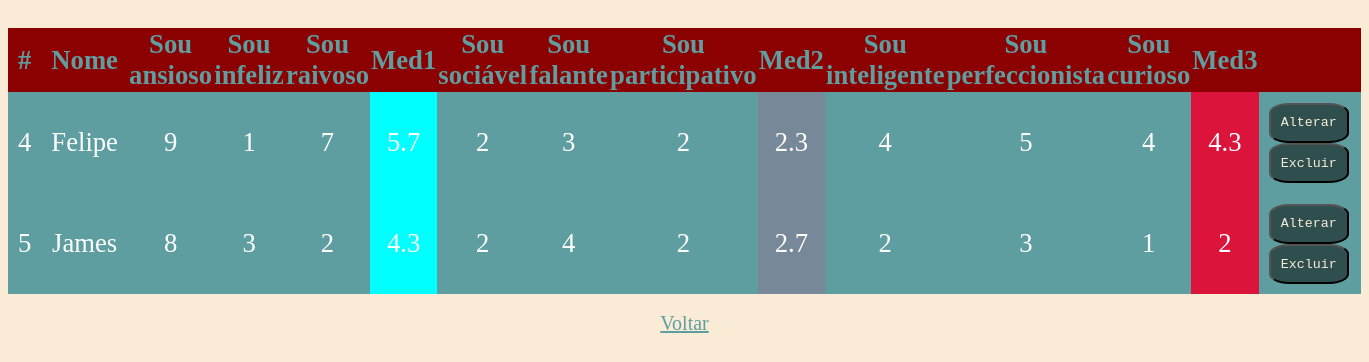
The page /view/formListarQuestionario.php on the database its author committed.
### tables this page shows
CREATE TABLE `questionario` (
  `idquestionario` int(11) NOT NULL,
  `questao1` int(11) DEFAULT NULL,
  `questao2` int(11) DEFAULT NULL,
  `questao3` int(11) DEFAULT NULL,
  `questao4` int(11) DEFAULT NULL,
  `questao5` int(11) DEFAULT NULL,
  `questao6` int(11) DEFAULT NULL,
  `questao7` int(11) DEFAULT NULL,
  `questao8` int(11) DEFAULT NULL,
  `questao9` int(11) DEFAULT NULL,
  `cadastro_idcadastro` int(11) NOT NULL
);

CREATE TABLE `cadastro` (
  `idcadastro` int(11) NOT NULL,
  `nome` varchar(45) DEFAULT NULL,
  `idade` varchar(45) DEFAULT NULL,
  `genero` varchar(45) DEFAULT NULL
);

### controller/QuestionarioController.php (called while the page is built, shortened)
<?php
class QuestionarioController{
    public static function listarQuestionarios(){
        include_once '../model/QuestionarioModel.php';
        $model=new QuestionarioModel(null,null,null,null,null,null,null,null,null,null,null);
        return $model->listarQuestionarios();
    }
}
?>

### model/QuestionarioModel.php (called while the page is built, shortened)
<?php
class QuestionarioModel{
    public function listarQuestionarios(){
        include '../dao/QuestionarioDAO.php';
        $dao=new QuestionarioDAO(null);
        return $dao->listarQuestionarios();
    }
}
?>

### DAO/QuestionarioDAO.php (called while the page is built, shortened)
<?php
class QuestionarioDAO{
    public function listarQuestionarios(){
        include_once 'Conexao.php';
        $conex=new Conexao();
        $conex->fazConexao();
        $sql="SELECT * FROM questionario ORDER BY cadastro_idcadastro";
        return $conex->conn->query($sql);
    }
}
?>

### DAO/Conexao.php (called while the page is built)
<?php
class Conexao{
    private $host='localhost:3306';
    private $db_name='personality';
    private $username='root';
    private $password='';
    public $conn;
    public function fazConexao(){
        try{
            $this->conn=new PDO("mysql:host={$this->host};dbname={$this->db_name}",
                $this->username,$this->password);
            $this->conn->setAttribute(PDO::ATTR_ERRMODE,PDO::ERRMODE_EXCEPTION);
        }
        catch(PDOException $e){
            echo "Erro de Conexao: ".$e->getMessage();
        }
        return $this->conn;
    }
}
?>

### controller/CadastroController.php (called while the page is built, shortened)
<?php
class CadastroController{
    public static function resgataPorIDSub($idCadastro){
        include_once '../model/CadastroModel.php';
        $model=new CadastroModel(null,null,null,null);
        return $model->resgataPorIDSub($idCadastro);
    }
}
?>

### model/CadastroModel.php (called while the page is built, shortened)
<?php
class CadastroModel{
    public function resgataPorIDSub($idCadastro){
        include_once '../dao/CadastroDAO.php';
        $model=new CadastroDAO(null);
        return $model->resgataPorID($idCadastro);
    }
}
?>

### DAO/CadastroDAO.php (called while the page is built, shortened)
<?php
class CadastroDAO{
    public function resgataPorID($idCadastro){
        include_once 'Conexao.php';
        $conex=new Conexao();
        $conex->fazConexao();
        $sql="SELECT * FROM cadastro WHERE idcadastro='$idCadastro'";
        return $conex->conn->query($sql);
    }
}
?>

### view/formListarQuestionario.php (the view, shortened to what this page needs)
<?php
echo '<!DOCTYPE html>
<html lang="en">
<head>
    <meta charset="UTF-8">
    <meta name="viewport" content="width=device-width, initial-scale=1.0">
    <title>Formulário Listar Subgêneros</title>
    <link rel="stylesheet" href="../estilo.css">
</head>
<body>';
    include_once "../controller/QuestionarioController.php";
    $res=QuestionarioController::listarQuestionarios();
    $qtd=$res->rowCount();
    if($qtd>0){
        echo '<table>
                <tr>
                <th>#</th>
                <th>Nome</th>
                <th>Sou ansioso</th>
                <th>Sou infeliz</th>
                <th>Sou raivoso</th>
                <th>Med1</th>
                <th>Sou sociável</th>
                <th>Sou falante</th>
                <th>Sou participativo</th>
                <th>Med2</th>
                <th>Sou inteligente</th>
                <th>Sou perfeccionista</th>
                <th>Sou curioso</th>
                <th>Med3</th>
                <th></th><th></th>
                </tr>';
        while($row=$res->fetch(PDO::FETCH_OBJ)){
            include_once "../controller/CadastroController.php";
            $resGen=CadastroController::resgataPorIDSub($row->cadastro_idcadastro);
            $resGen=$resGen->fetch(PDO::FETCH_OBJ);
            $medA=round(($row->questao1+$row->questao2+$row->questao3)/3,1);
            $medB=round(($row->questao4+$row->questao5+$row->questao6)/3,1);
            $medC=round(($row->questao7+$row->questao8+$row->questao9)/3,1);
            echo "<tr>
                    <td>$row->idquestionario</td>
                    <td>$resGen->nome</td>
                    <td>$row->questao1</td>
                    <td>$row->questao2</td>
                    <td>$row->questao3</td>
                    <td class='med1'>$medA</td>
                    <td>$row->questao4</td>
                    <td>$row->questao5</td>
                    <td>$row->questao6</td>
                    <td class='med2'>$medB</td>
                    <td>$row->questao7</td>
                    <td>$row->questao8</td>
                    <td>$row->questao9</td>
                    <td class='med3'>$medC</td>
                    <td>
                    <button onclick=\"location.href='../view/formQuestionario.php?op=Alterar&idQuestionario=".$row->idquestionario."';\">Alterar</button>
                    <button onclick=\"if(confirm('Tem certeza que deseja excluir?')){location.href='../controller/processaQuestionario.php?op=Excluir&idQuestionario=".$row->idquestionario."';}
                    else{false;}\">Excluir</button>
                    </td>";
        }
        print "</tr>";
        print "</table>";
    }else{
        echo "<p>Nenhum registro encontrado!</p>";
    }
  echo '<br><a href="../index.html">Voltar</a>
  </body>
</html>'
?>

### estilo.css (style rules this page uses)
body { background-color: antiquewhite; color: darkred; padding-top: 20px; text-align: center; }
button { background-color: darkslategrey; color: antiquewhite; font-family: 'Courier New', Courier, monospace; height: 40px; width: 80px; border-radius: 25%; }
table { background-color: cadetblue; color: white; font-size: 20pt; width: 100%; border-collapse: collapse; }
th { background-color: darkred; color: cadetblue; }
td { padding: 10px; }
a { color: cadetblue; font-size: 15pt; }
.med1 { background-color: aqua; }
.med2 { background-color: lightslategrey; }
.med3 { background-color: crimson; }

### rows shown on the page
questionario: idquestionario "4", cadastro_idcadastro.nome "Felipe", questao1 "9", questao2 "1", questao3 "7", medA "5.7", questao4 "2", questao5 "3", questao6 "2", medB "2.3", questao7 "4", questao8 "5", questao9 "4", medC "4.3"
questionario: idquestionario "5", cadastro_idcadastro.nome "James", questao1 "8", questao2 "3", questao3 "2", medA "4.3", questao4 "2", questao5 "4", questao6 "2", medB "2.7", questao7 "2", questao8 "3", questao9 "1"
